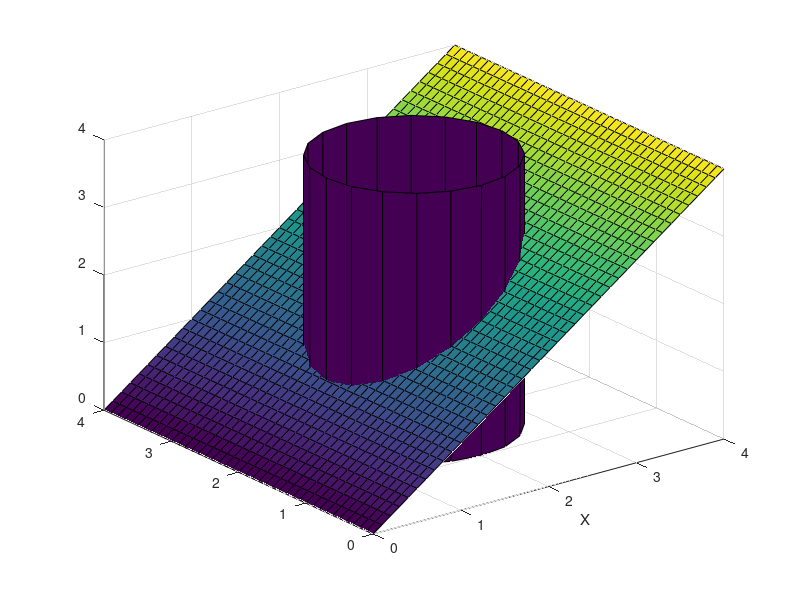

MATLAB code for this plot:
clc  % Čisti komandni prozor
clear all  % Uklanja sve varijable iz workspace-a

% Definiranje opsega vrijednosti za x i y osi
x = 0:0.1:4;  % Vektor vrijednosti za x os od 0 do 4 s korakom 0.1
y = 0:0.1:4;  % Vektor vrijednosti za y os od 0 do 4 s korakom 0.1

% Generiranje mreže točaka za površinski prikaz
[X, Y] = meshgrid(x, y);  % Kreira mrežu točaka za površinski prikaz

% Definiranje vrijednosti z koje će tvoriti ravninu
z = X;  % Postavljanje z vrijednosti jednako x vrijednostima

% Crtanje površine ravnine
surf(x, y, z)  % Crta 3D površinu koristeći x, y i z vrijednosti
hold on  % Zadržava trenutni graf tako da možemo dodati više elemenata

% Dodavanje oznaka na x os
xlabel('X')  % Postavlja oznaku za x os

% Postavljanje parametara za cilindar
R = 1;  % Polumjer cilindra
x0 = 2; y0 = 2; z0 = 0;  % Centar baze cilindra (x0, y0, z0)
h = 4;  % Visina cilindra

% Generiranje podataka za cilindar
[x, y, z] = cylinder(R);  % Generira koordinate cilindra s polumjerom R

% Pomicanje cilindra na željenu lokaciju
x = x + x0;  % Pomicanje cilindra u x smjeru
y = y + y0;  % Pomicanje cilindra u y smjeru
z = z * h + z0;  % Skaliranje cilindra u visinu (h) i pomicanje u z smjeru

% Crtanje cilindra
surf(x, y, z)  % Crta 3D površinu cilindra




